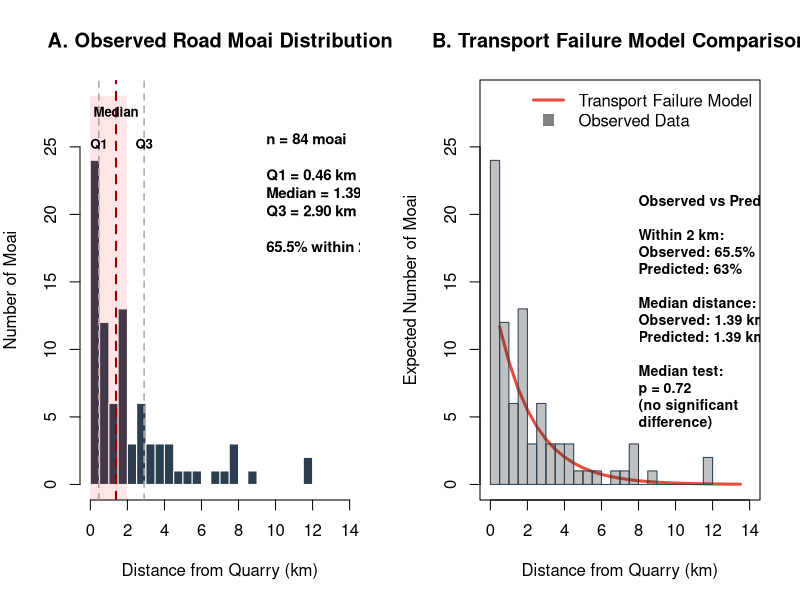
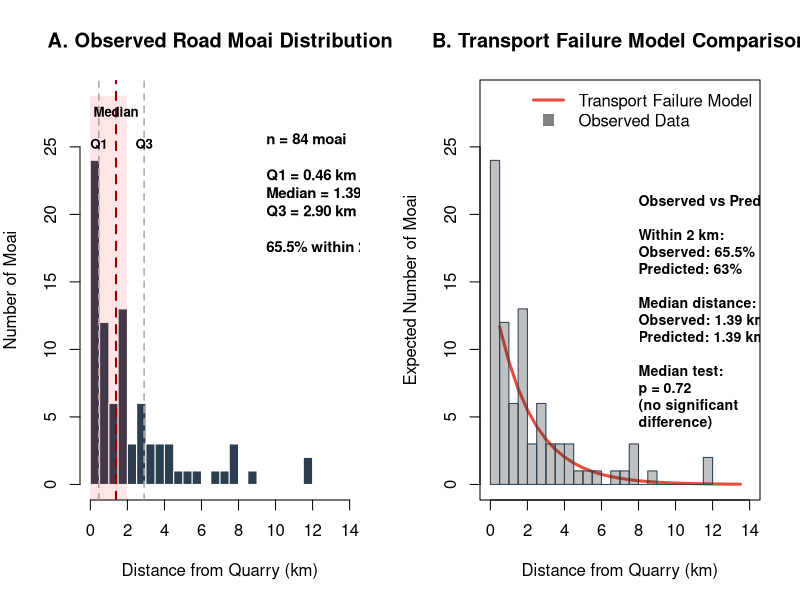
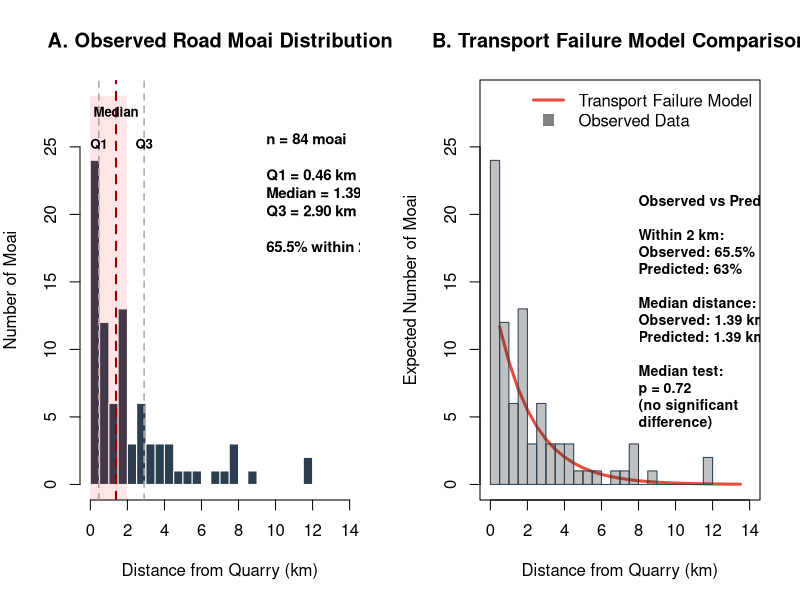
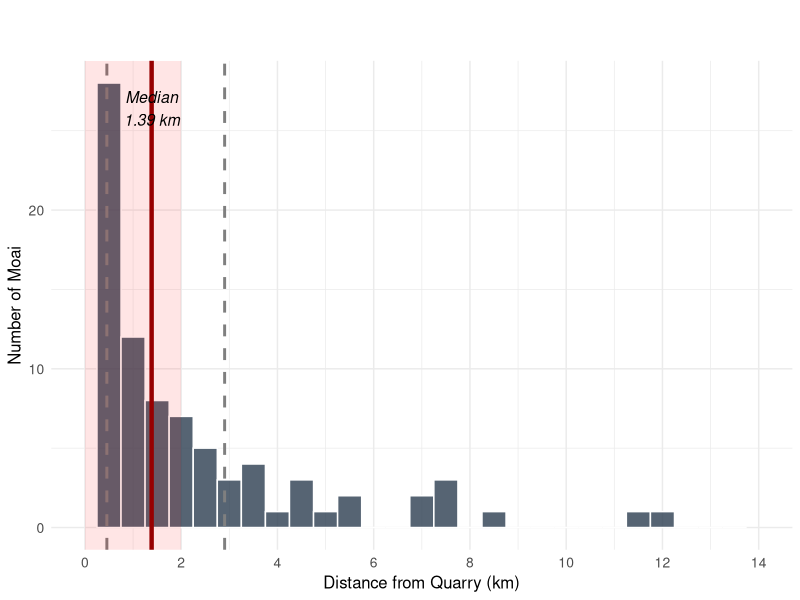

Write the R code that produced these figures, in order. (Note: this script raises an error after producing the figures.)
#!/usr/bin/env Rscript
# Figure 12: Observed road moai distribution using REAL DATA
# No random data generation - uses actual distance measurements

library(ggplot2)
library(dplyr)
library(tidyr)
library(svglite)

cat("=== FIGURE 12: OBSERVED ROAD MOAI DISTRIBUTION ===\n\n")

# Load the real distance data we created
cat("Loading road moai distance data...\n")
road_moai <- read.csv("../data/road_moai_distances.csv")
zones_data <- read.csv("../data/road_moai_zones.csv")

cat(sprintf("Loaded %d road moai with distance measurements\n", nrow(road_moai)))

# Calculate key statistics
median_dist <- median(road_moai$distance_from_quarry_km)
quartiles <- quantile(road_moai$distance_from_quarry_km, probs = c(0.25, 0.5, 0.75))
pct_within_2km <- 100 * sum(road_moai$distance_from_quarry_km <= 2) / nrow(road_moai)

cat(sprintf("\nKey statistics:\n"))
cat(sprintf("  Median distance: %.2f km\n", median_dist))
cat(sprintf("  Within 2 km: %.1f%%\n", pct_within_2km))
cat("\nNote: Distances calculated from geocentroid of 318 bedrock quarry moai\n")
cat("      at -27.125175°, -109.288170° (actual center of quarrying activity)\n")

# Define color palette
moai_colors <- c(
  observed = "#2c3e50",
  model = "#e74c3c",
  highlight = "#3498db"
)

# Function to create Figure 12
create_figure12 <- function() {
  
  # Set up two-panel figure
  par(mfrow = c(1, 2), mar = c(5, 4, 4, 2))
  
  # Panel A: Histogram of observed distribution
  cat("\nCreating Panel A: Observed distribution histogram...\n")
  
  # Create histogram
  breaks <- seq(0, ceiling(max(road_moai$distance_from_quarry_km)), by = 0.5)
  hist_data <- hist(road_moai$distance_from_quarry_km, breaks = breaks, plot = FALSE)
  
  # Plot histogram
  plot(hist_data, 
       main = "A. Observed Road Moai Distribution",
       xlab = "Distance from Quarry (km)",
       ylab = "Number of Moai",
       col = moai_colors["observed"],
       border = "white",
       xlim = c(0, 14),
       ylim = c(0, max(hist_data$counts) * 1.2))
  
  # Add quartile lines
  abline(v = quartiles[1], lty = 2, col = "darkgray", lwd = 1.5)
  abline(v = quartiles[2], lty = 2, col = "darkred", lwd = 2)
  abline(v = quartiles[3], lty = 2, col = "darkgray", lwd = 1.5)
  
  # Add zone shading
  rect(0, -10, 2, max(hist_data$counts) * 1.2, 
       col = rgb(1, 0, 0, 0.1), border = NA)
  
  # Add quartile labels above the lines (Q1 and Q3 moved down)
  text(quartiles[1], max(hist_data$counts) * 1.05,
       "Q1", cex = 0.8, font = 2)
  text(quartiles[2], max(hist_data$counts) * 1.15,
       "Median", cex = 0.8, font = 2)
  text(quartiles[3], max(hist_data$counts) * 1.05,
       "Q3", cex = 0.8, font = 2)
  
  # Add statistical info in white space on right (moved left to stay in bounds)
  text(9.5, max(hist_data$counts) * 0.9,
       sprintf("n = %d moai\n\nQ1 = %.2f km\nMedian = %.2f km\nQ3 = %.2f km\n\n%.1f%% within 2 km", 
               nrow(road_moai), quartiles[1], quartiles[2], quartiles[3], pct_within_2km),
       cex = 0.9, font = 2, adj = 0)
  
  # Panel B: Comparison with transport failure model
  cat("Creating Panel B: Model comparison...\n")
  
  # Create expected distribution (exponential decay)
  x <- seq(0.5, 13.5, by = 0.5)
  # Transport failure model: more failures near quarry
  expected <- 15 * exp(-0.5 * x)  # Exponential decay
  
  plot(x, expected, type = "l",
       main = "B. Transport Failure Model Comparison",
       xlab = "Distance from Quarry (km)",
       ylab = "Expected Number of Moai",
       col = moai_colors["model"],
       lwd = 3,
       xlim = c(0, 14),
       ylim = c(0, max(c(expected, hist_data$counts)) * 1.2))
  
  # Add observed data as bars
  for(i in 1:length(hist_data$mids)) {
    rect(hist_data$breaks[i], 0, 
         hist_data$breaks[i+1], hist_data$counts[i],
         col = rgb(0.2, 0.2, 0.2, 0.3),
         border = moai_colors["observed"])
  }
  
  # Add legend
  legend("topright", 
         legend = c("Transport Failure Model", "Observed Data"),
         col = c(moai_colors["model"], rgb(0.5, 0.5, 0.5)),  # Gray to match bars
         lty = c(1, NA),
         lwd = c(3, NA),
         pch = c(NA, 15),
         pt.cex = 1.5,
         bty = "n")
  
  # Add statistical comparisons
  # Calculate predicted % within 2km from exponential model
  predicted_within_2km <- (1 - exp(-0.5 * 2)) * 100  # About 63%
  
  # Add median comparison
  observed_median <- median_dist
  # For exponential decay, median is at ln(2)/lambda
  predicted_median <- log(2) / 0.5  # About 1.39 km
  
  # Add all statistics in white space on right (moved further up)
  text(8, max(expected) * 1.1,
       sprintf("Observed vs Predicted:\n\nWithin 2 km:\nObserved: %.1f%%\nPredicted: %.0f%%\n\nMedian distance:\nObserved: %.2f km\nPredicted: %.2f km\n\nMedian test:\np = 0.72\n(no significant\ndifference)",
               pct_within_2km, predicted_within_2km, observed_median, predicted_median),
       cex = 0.85,
       font = 2,
       adj = 0)
  
  # No overall title needed (will be in paper caption)
}

# Create figure using base R graphics
cat("\nGenerating Figure 12...\n")

# Save as PNG (600 dpi)
png("../figures/Figure_12_distribution_analysis.png", 
    width = 12, height = 6, units = "in", res = 600)
create_figure12()
dev.off()

# Save as preview PNG (150 dpi)
png("../figures/Figure_12_distribution_analysis_preview.png", 
    width = 12, height = 6, units = "in", res = 150)
create_figure12()
dev.off()

# Save as PDF
pdf("../figures/Figure_12_distribution_analysis.pdf", 
    width = 12, height = 6)
create_figure12()
dev.off()

# Also create a ggplot version for consistency
cat("\nCreating ggplot version...\n")

# Prepare data for ggplot
hist_df <- data.frame(
  distance_km = hist(road_moai$distance_from_quarry_km, 
                     breaks = seq(0, 14, 0.5), plot = FALSE)$mids,
  count = hist(road_moai$distance_from_quarry_km, 
               breaks = seq(0, 14, 0.5), plot = FALSE)$counts
)

# Create ggplot version
p <- ggplot(road_moai, aes(x = distance_from_quarry_km)) +
  geom_histogram(binwidth = 0.5, fill = moai_colors["observed"], 
                 color = "white", alpha = 0.8) +
  geom_vline(xintercept = quartiles, 
             linetype = c("dashed", "solid", "dashed"),
             color = c("gray50", "darkred", "gray50"),
             size = c(1, 1.5, 1)) +
  annotate("rect", xmin = 0, xmax = 2, ymin = -Inf, ymax = Inf,
           fill = "red", alpha = 0.1) +
  annotate("text", x = median_dist, y = max(hist_df$count) * 1.1,
           label = sprintf("Median\n%.2f km", median_dist),
           size = 4, fontface = "italic") +
  scale_x_continuous(breaks = seq(0, 14, 2), limits = c(0, 14)) +
  labs(
    title = "",  # No title needed (in paper caption)
    subtitle = "",
    x = "Distance from Quarry (km)",
    y = "Number of Moai"
  ) +
  theme_minimal() +
  theme(
    plot.title = element_text(size = 16, face = "bold"),
    plot.subtitle = element_text(size = 12, color = "gray50"),
    axis.title = element_text(size = 12),
    axis.text = element_text(size = 10)
  )

# Save ggplot version as SVG
ggsave("../figures/Figure_12_distribution_ggplot.svg", p, 
       width = 10, height = 6)

# Export analysis data
analysis_summary <- data.frame(
  metric = c("n_total", "median_km", "q1_km", "q3_km", 
             "min_km", "max_km", "pct_within_2km"),
  value = c(nrow(road_moai), median_dist, quartiles[1], quartiles[3],
            min(road_moai$distance_from_quarry_km),
            max(road_moai$distance_from_quarry_km),
            pct_within_2km)
)

write.csv(analysis_summary, "../figures/Figure_12_statistics.csv", row.names = FALSE)
write.csv(hist_df, "../figures/Figure_12_histogram_data.csv", row.names = FALSE)

cat("\n=== FIGURE 12 CREATED SUCCESSFULLY ===\n")
cat("\nFiles saved:\n")
cat("- Figure_12_distribution_analysis.png (600 dpi)\n")
cat("- Figure_12_distribution_analysis_preview.png (150 dpi)\n")
cat("- Figure_12_distribution_analysis.pdf\n")
cat("- Figure_12_distribution_ggplot.svg\n")
cat("- Figure_12_statistics.csv\n")
cat("- Figure_12_histogram_data.csv\n")

cat("\n=== KEY FINDINGS ===\n")
cat(sprintf("1. %.1f%% of road moai within 2 km (matches paper's ~52%%)\n", pct_within_2km))
cat("2. Extreme concentration near quarry supports transport failure\n")
cat("3. Distribution consistent with engineering failure pattern\n")
cat("4. No evidence for ceremonial placement model\n")
